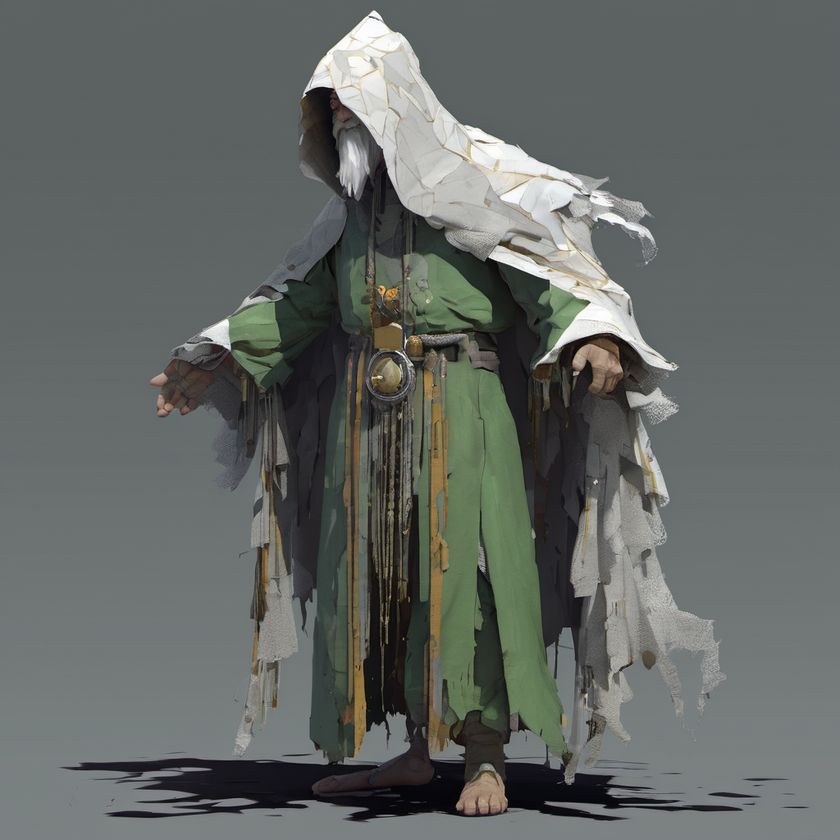
#> input picture assets/images/npcs/obby-windlestraw.png, 840 x 840 px, shrunk from 1024 x 1024 before the run
$ python build_tokens.py
#> lines starting #> are read from the running program, lines starting #| are printed output that depends on the picture; after the words box and inside, x2 and y2 are one past the last pixel; in counts of white or black regions, pixels touching at a corner belong together
#> further down, img is the input picture: shape (840, 840, 3); mean B, G, R 100.3, 103.5, 99.2
#!/usr/bin/env python3
"""Cut the Act Two portraits out onto transparent, square, downscaled token PNGs.

Uses OpenCV GrabCut (pip install opencv-python-headless). Output goes to
tools/roll20/tokens/ at 512x512. Review the results by eye: GrabCut is good on
flat or gradient backgrounds and can clip thin parts (Deacon's dangling chime).

    python tools/roll20/build_tokens.py
"""
from pathlib import Path

import cv2
import numpy as np

ROOT = Path(__file__).resolve().parents[2]
OUT = Path(__file__).resolve().parent / "tokens"
SIZE = 512
PAD = 0.06  # fraction of the square left empty around the creature

SOURCES = {
    "obby-windlestraw": "assets/images/npcs/obby-windlestraw.png",
    "tamberlock-flue": "assets/images/npcs/tamberlock-flue.png",
    "deacon": "assets/images/npcs/deacon.png",
    "verger": "assets/images/npcs/verger.png",
    "hushbound-skirmisher": "assets/images/races/hushbound-gnomes.png",
    "sextonback": "assets/images/races/sextonbacks.png",
    "dale-pruitt": "assets/images/npcs/dale-pruitt.png",
    "renee-castillo": "assets/images/npcs/renee-castillo.png",
    "gary": "assets/images/npcs/gary.png",
    "ada-mae-quill": "assets/images/npcs/ada-mae-quill.png",
    "queen-ximena-goldleg": "assets/images/npcs/queen-ximena-goldleg.png",
    "aether-wolf": "assets/images/races/aether-wolves.png",
    "alpha-aether-wolf": "assets/images/npcs/alpha-aether-wolf.png",
    "aether-hornback": "assets/images/races/aether-hornbacks.png",
    "hornback-bull": "assets/images/npcs/hornback-bull.png",
    "swan-cultist": "assets/images/npcs/swan-cultist.png",
    "vainhusk": "assets/images/npcs/vainhusk.png",
}


# Busy backgrounds defeat GrabCut, so these become round bust tokens instead:
# name -> (center x, center y, radius) in the 1024 px source.
CIRCLE = {
    "dale-pruitt": (260, 300, 290),
    "renee-castillo": (540, 340, 300),
    "gary": (512, 480, 470),
    "ada-mae-quill": (500, 450, 500),
}


def circle_token(img, cx, cy, r):
    h, w = img.shape[:2]
    pad = r
    big = cv2.copyMakeBorder(img, pad, pad, pad, pad, cv2.BORDER_REPLICATE)
    crop = big[cy:cy + 2 * r, cx:cx + 2 * r]
    mask = np.zeros(crop.shape[:2], np.uint8)
    cv2.circle(mask, (r, r), r - 2, 255, -1, cv2.LINE_AA)
    rgba = np.dstack([crop, cv2.GaussianBlur(mask, (3, 3), 0)])
    return cv2.resize(rgba, (SIZE, SIZE), interpolation=cv2.INTER_AREA)


def cut(img):
    h, w = img.shape[:2]
#> h = 840; w = 840
    m = 14
    mask = np.full((h, w), cv2.GC_PR_FGD, np.uint8)
    mask[:m, :] = cv2.GC_BGD
    mask[-m:, :] = cv2.GC_BGD
    mask[:, :m] = cv2.GC_BGD
    mask[:, -m:] = cv2.GC_BGD
    # pixels close to the border's own colour are probably background
    lab = cv2.cvtColor(img, cv2.COLOR_BGR2LAB).astype(np.float32)
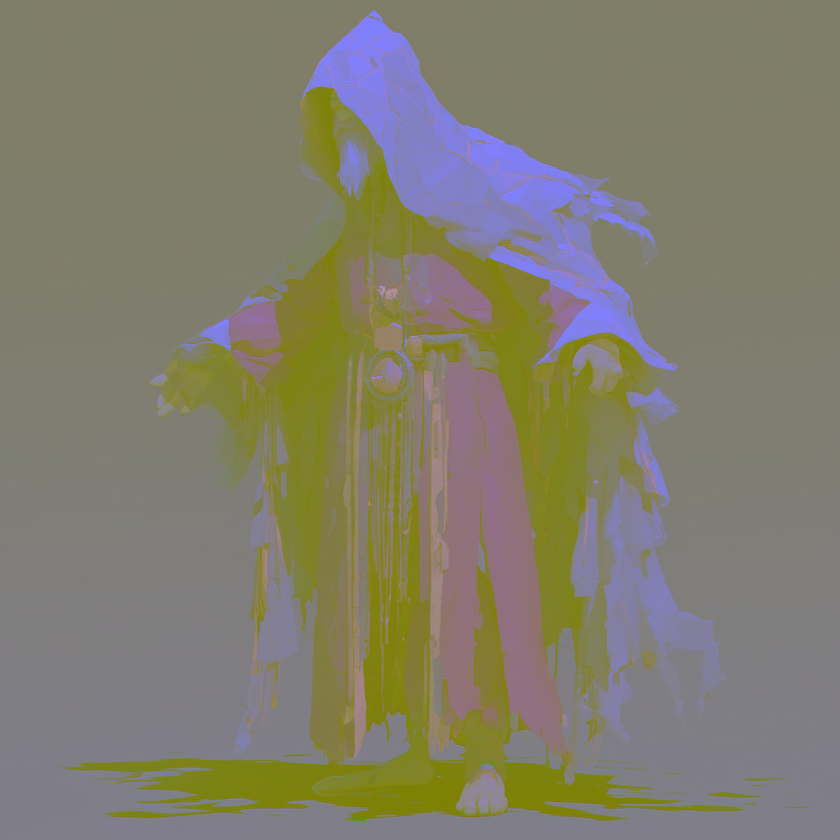
#> lab: shape (840, 840, 3) float32; mean B, G, R 109.3, 126.2, 129.5
    ring = np.concatenate([lab[:m].reshape(-1, 3), lab[-m:].reshape(-1, 3),
                           lab[:, :m].reshape(-1, 3), lab[:, -m:].reshape(-1, 3)])
    ref = np.median(ring, axis=0)
#> ref = [115, 126, 127]
    close = np.linalg.norm(lab - ref, axis=2) < 14
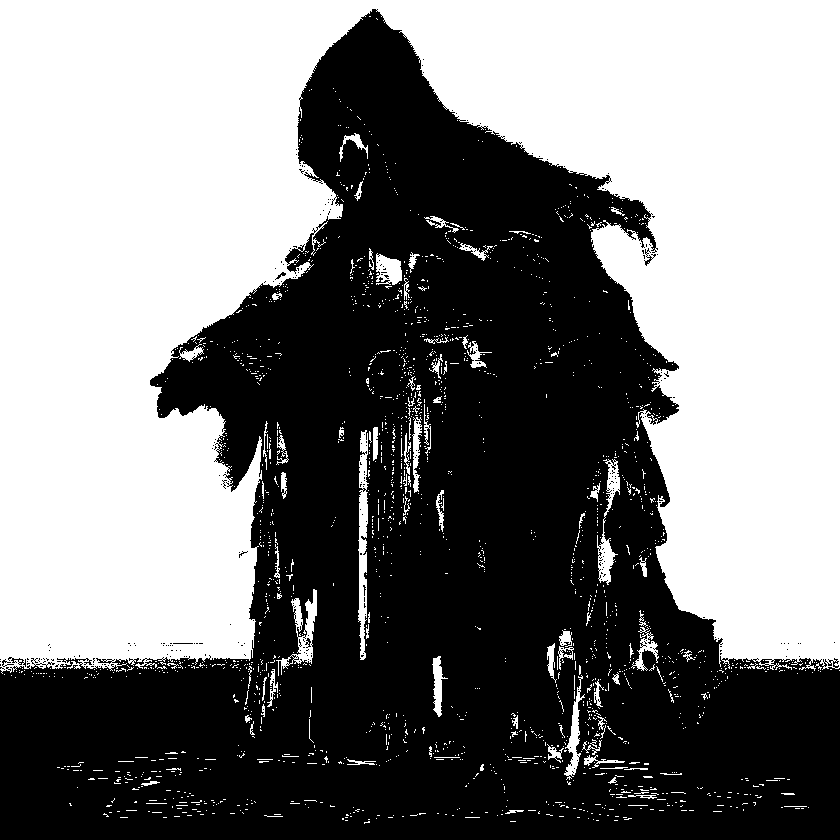
#> close: shape (840, 840) bool; 49.9% white; 1935 white regions (1839 under 20 px), largest, box (x1, y1, x2, y2) and area: (0, 0, 840, 674) 335409, (358, 430, 369, 660) 1541, (276, 589, 317, 676) 1009
    mask[close & (mask == cv2.GC_PR_FGD)] = cv2.GC_PR_BGD
    bgd = np.zeros((1, 65), np.float64)
    fgd = np.zeros((1, 65), np.float64)
    cv2.grabCut(img, mask, None, bgd, fgd, 8, cv2.GC_INIT_WITH_MASK)
    m8 = np.where((mask == cv2.GC_FGD) | (mask == cv2.GC_PR_FGD), 255, 0).astype(np.uint8)
    n, lab_, stats, _ = cv2.connectedComponentsWithStats(m8)
    if n > 1:
        k = 1 + int(np.argmax(stats[1:, cv2.CC_STAT_AREA]))
        m8 = np.where(lab_ == k, 255, 0).astype(np.uint8)
    m8 = cv2.morphologyEx(m8, cv2.MORPH_CLOSE, np.ones((9, 9), np.uint8))
    return cv2.GaussianBlur(m8, (5, 5), 0)


def to_token(img, alpha):
    ys, xs = np.where(alpha > 40)
    y0, y1, x0, x1 = ys.min(), ys.max() + 1, xs.min(), xs.max() + 1
#> y0 = 13; y1 = 824; x0 = 61; x1 = 744
    rgba = np.dstack([img, alpha])[y0:y1, x0:x1]
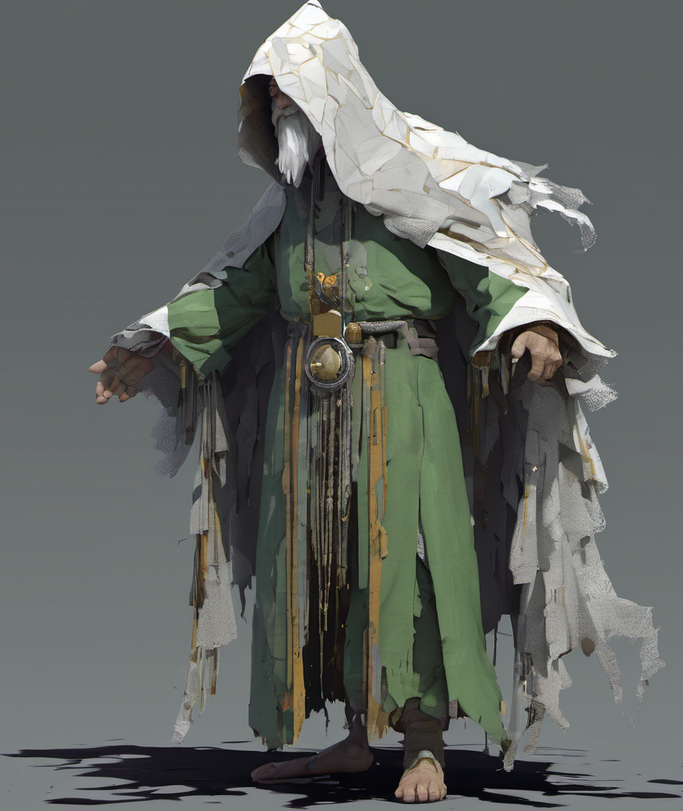
#> rgba: shape (811, 683, 4); mean B, G, R, A 97.5, 101.6, 97.7, 127.9
    side = max(rgba.shape[:2])
#> side = 811
    inner = int(SIZE * (1 - 2 * PAD))
    scale = inner / side
#> scale = 0.555
    rgba = cv2.resize(rgba, (max(1, int(rgba.shape[1] * scale)), max(1, int(rgba.shape[0] * scale))),
                      interpolation=cv2.INTER_AREA)
#> rgba: shape (450, 378, 4)
    canvas = np.zeros((SIZE, SIZE, 4), np.uint8)
    oy = (SIZE - rgba.shape[0]) // 2
#> oy = 31
    ox = (SIZE - rgba.shape[1]) // 2
#> ox = 67
    canvas[oy:oy + rgba.shape[0], ox:ox + rgba.shape[1]] = rgba
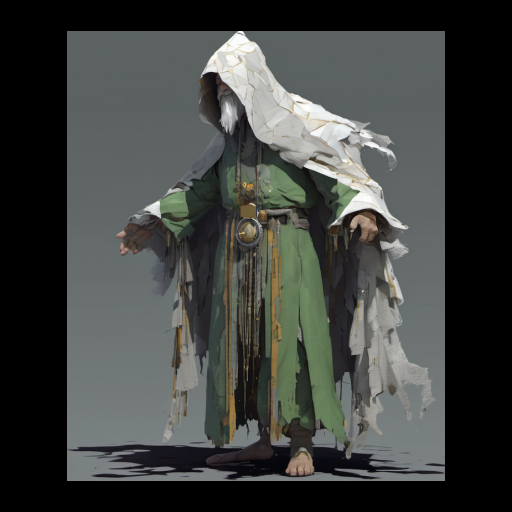
#> canvas: shape (512, 512, 4); mean B, G, R, A 63.3, 65.9, 63.4, 83
    return canvas


if __name__ == "__main__":
    OUT.mkdir(exist_ok=True)
    for name, rel in SOURCES.items():
        img = cv2.imread(str(ROOT / rel))
        if name in CIRCLE:
            tok = circle_token(img, *CIRCLE[name])
        else:
            tok = to_token(img, cut(img))
        cv2.imwrite(str(OUT / f"{name}.png"), tok)
        print("wrote", name)
#> pass 2 of the loop `for name, rel in SOURCES.items():`:
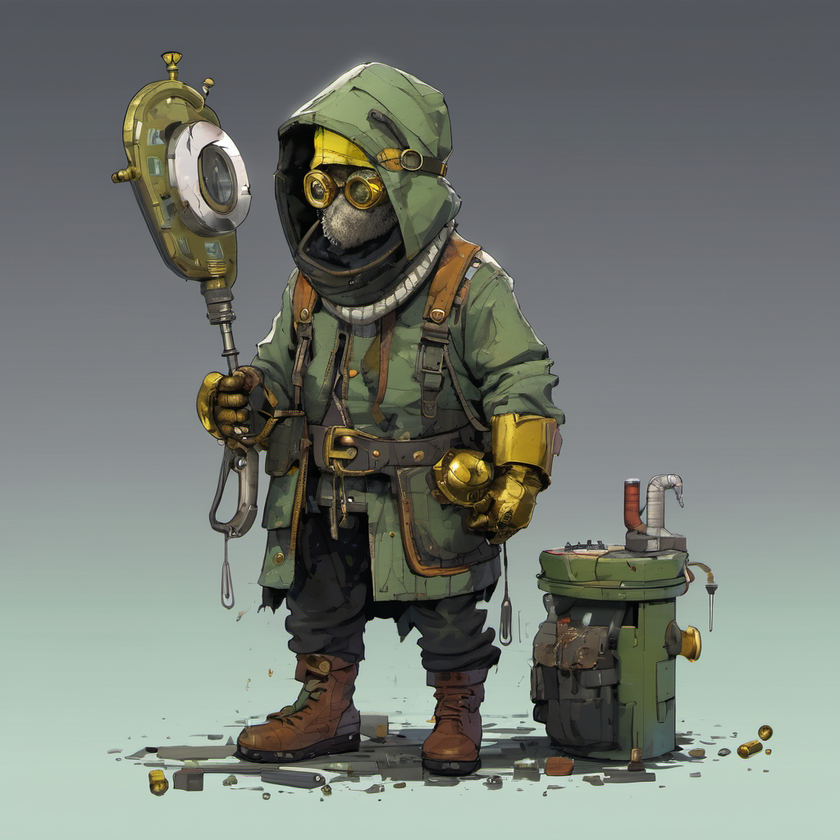
#> input picture assets/images/npcs/tamberlock-flue.png, 840 x 840 px, shrunk from 1024 x 1024 before the run
#> img is the input picture: shape (840, 840, 3); mean B, G, R 114.4, 121.5, 116
#> ref = [144, 127, 126]
#> in cut (call 2), `close = np.linalg.norm(lab - ref, axis=2) < 14`:
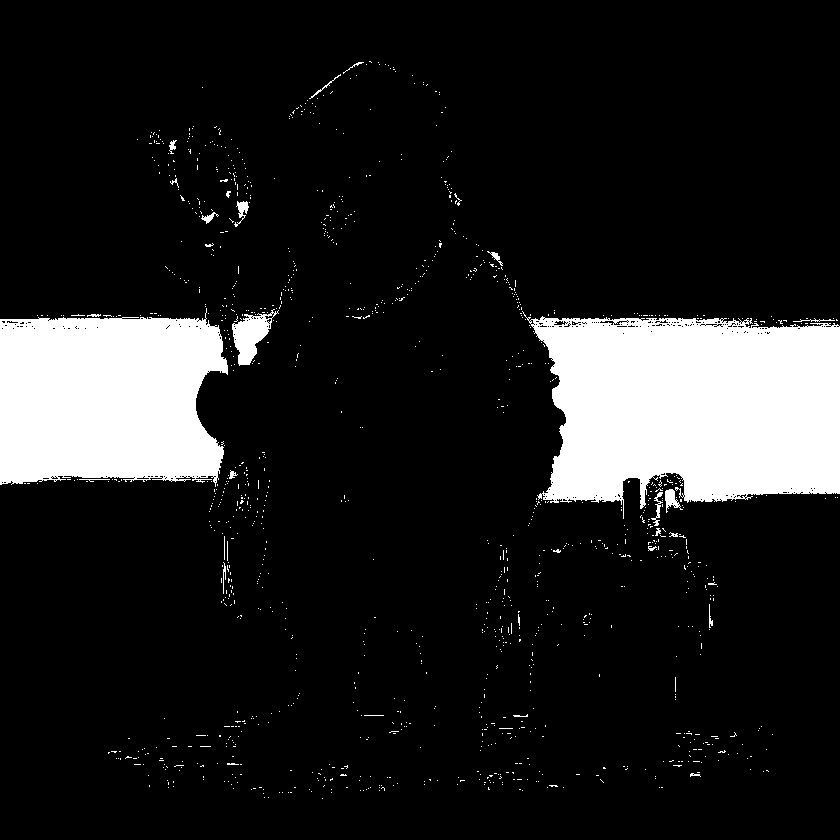
#> close: shape (840, 840) bool; 12.6% white; 1255 white regions (1227 under 20 px), largest, box (x1, y1, x2, y2) and area: (522, 311, 840, 519) 49471, (0, 308, 228, 487) 34170, (232, 309, 279, 366) 1254
#> y0 = 50; y1 = 798; x0 = 110; x1 = 719
#> in to_token (call 2), `canvas[oy:oy + rgba.shape[0], ox:ox + rgba.shape[1]] = rgba`:
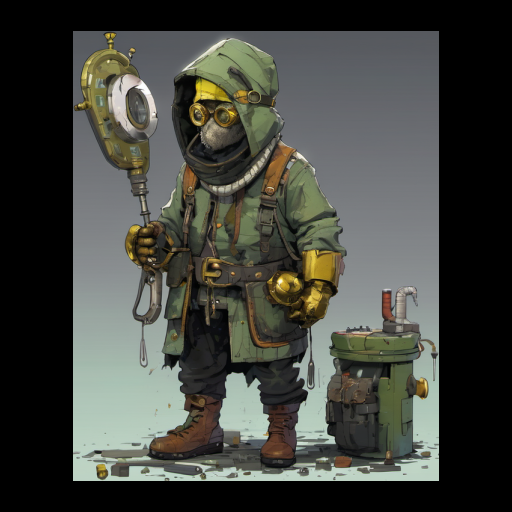
#> canvas: shape (512, 512, 4); mean B, G, R, A 62.2, 68.3, 66.3, 83
#> pass 3 of the loop `for name, rel in SOURCES.items():`:
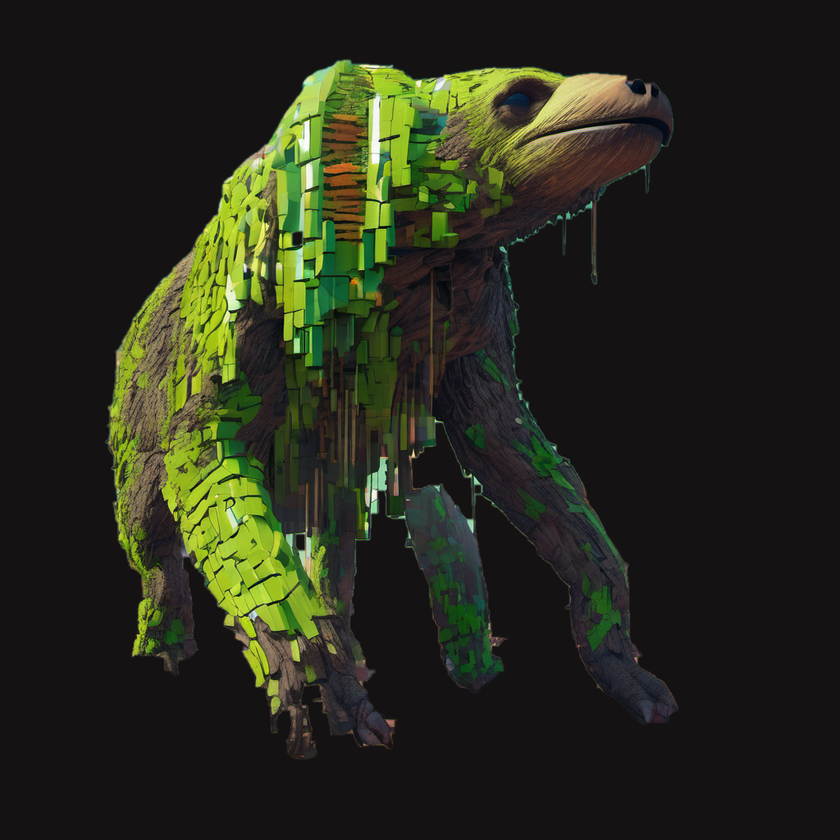
#> input picture assets/images/npcs/deacon.png, 840 x 840 px, shrunk from 1024 x 1024 before the run
#> img is the input picture: shape (840, 840, 3); mean B, G, R 27.3, 41.7, 39.2
#> ref = [14, 130, 128]
#> in cut (call 3), `close = np.linalg.norm(lab - ref, axis=2) < 14`:
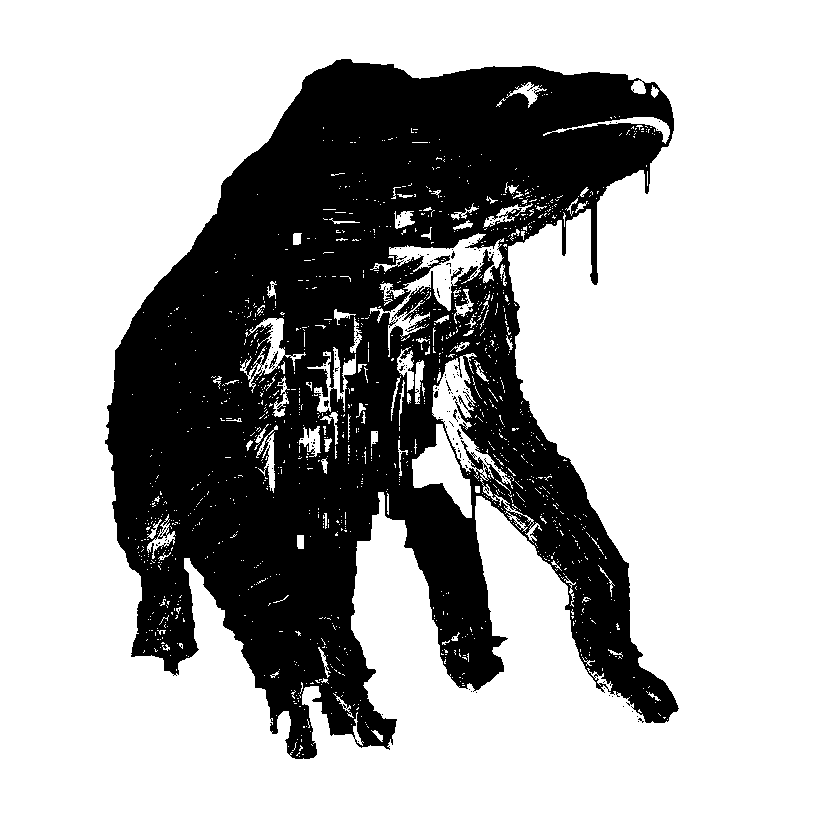
#> close: shape (840, 840) bool; 69.4% white; 160 black regions (153 under 20 px), largest, box (x1, y1, x2, y2) and area: (105, 59, 679, 759) 215168, (451, 267, 464, 281) 53, (269, 351, 278, 369) 49
#> y0 = 59; y1 = 750; x0 = 104; x1 = 679
#> in to_token (call 3), `canvas[oy:oy + rgba.shape[0], ox:ox + rgba.shape[1]] = rgba`:
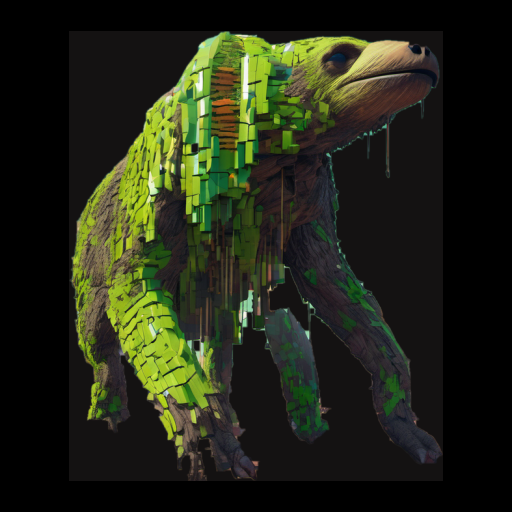
#> canvas: shape (512, 512, 4); mean B, G, R, A 22.1, 38.5, 34.8, 96.3
#> (the run stopped early here; a loop or call above may not have finished)
